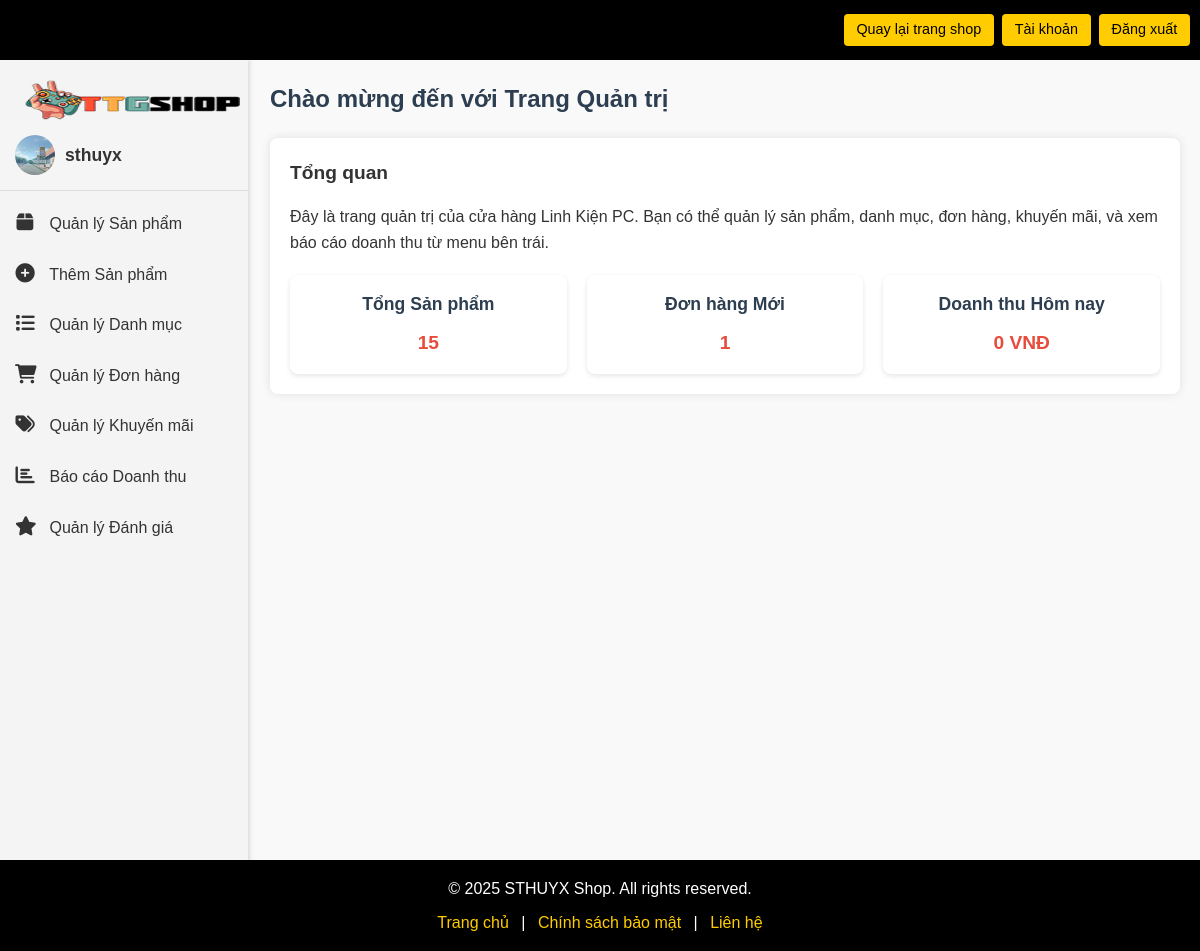
Screenshot of /admin/index.php (signed in) with the database file from the repository.
### tables this page shows
CREATE TABLE `users` (
  `id` int(11) NOT NULL,
  `username` varchar(255) NOT NULL,
  `email` varchar(255) NOT NULL,
  `full_name` varchar(100) DEFAULT NULL,
  `address` varchar(255) DEFAULT NULL,
  `phone` varchar(15) DEFAULT NULL,
  `password` varchar(255) NOT NULL,
  `is_admin` tinyint(1) DEFAULT 0,
  `created_at` timestamp NOT NULL DEFAULT current_timestamp(),
  `sthuyx` tinyint(1) DEFAULT 0,
  `avatar` varchar(255) DEFAULT NULL
);

### admin/index.php (the view, shortened to what this page needs)
<?php
include 'check_admin.php';
$user_id = $_SESSION['user_id'];
$stmt = $conn->prepare("SELECT username, avatar FROM users WHERE id = ?");
$stmt->bind_param("i", $user_id);
$stmt->execute();
$result = $stmt->get_result();
$user = $result->fetch_assoc();
$avatar = $user['avatar'] ? "../uploads/avatars/{$user['avatar']}" : "../images/default_avatar.png";
$username = $user['username'] ?? 'Người dùng';
$stmt = $conn->prepare("SELECT COUNT(*) as total_products FROM products");
$stmt->execute();
$result = $stmt->get_result();
$row = $result->fetch_assoc();
$total_products = $row['total_products'];
$stmt = $conn->prepare("SELECT COUNT(*) as new_orders FROM orders WHERE status = 'pending'");
$stmt->execute();
$result = $stmt->get_result();
$row = $result->fetch_assoc();
$new_orders = $row['new_orders'];
$today = date('Y-m-d');
$stmt = $conn->prepare("SELECT SUM(total) as daily_revenue FROM orders WHERE status = 'completed' AND DATE(created_at) = ?");
$stmt->bind_param("s", $today);
$stmt->execute();
$result = $stmt->get_result();
$row = $result->fetch_assoc();
$daily_revenue = $row['daily_revenue'] ?? 0;
$daily_revenue_formatted = number_format($daily_revenue, 0, ',', '.') . ' VNĐ';
include 'header_footer/header.php';
?>
<link rel="stylesheet" href="css/admin.css">
<link rel="stylesheet" href="css/style.css">
<div class="admin-wrapper">
    <div class="admin-sidebar">
        <div class="logo">
            <a href="index.php">
                <img src="../images/logo.png" alt="STHUYX Shop Logo" width="150">
            </a>
        </div>
        <div class="sidebar-menu">
            <div class="user-profile">
                <img src="<?php echo htmlspecialchars($avatar); ?>" alt="Avatar" class="user-avatar">
                <span class="username"><?php echo htmlspecialchars($username); ?></span>
            </div>
            <ul>
                <li><a href="manage_products.php"><i class="fas fa-box"></i> Quản lý Sản phẩm</a></li>
                <li><a href="add_product.php"><i class="fas fa-plus-circle"></i> Thêm Sản phẩm</a></li>
                <li><a href="manage_categories.php"><i class="fas fa-list"></i> Quản lý Danh mục</a></li>
                <li><a href="manage_orders.php"><i class="fas fa-shopping-cart"></i> Quản lý Đơn hàng</a></li>
                <li><a href="manage_promotions.php"><i class="fas fa-tags"></i> Quản lý Khuyến mãi</a></li>
                <li><a href="report_sales.php"><i class="fas fa-chart-bar"></i> Báo cáo Doanh thu</a></li>
                <li><a href="manage_reviews.php"><i class="fas fa-star"></i> Quản lý Đánh giá</a></li>
            </ul>
        </div>
    </div>
    <div class="admin-content">
        <div class="content-header">
            <h2>Chào mừng đến với Trang Quản trị</h2>
        </div>
        <div class="table-container">
            <h3>Tổng quan</h3>
            <p>Đây là trang quản trị của cửa hàng Linh Kiện PC. Bạn có thể quản lý sản phẩm, danh mục, đơn hàng, khuyến mãi, và xem báo cáo doanh thu từ menu bên trái.</p>
            <div class="dashboard-stats">
                <div class="stat-box">
                    <h4>Tổng Sản phẩm</h4>
                    <p><?php echo htmlspecialchars($total_products); ?></p>
                </div>
                <div class="stat-box">
                    <h4>Đơn hàng Mới</h4>
                    <p><?php echo htmlspecialchars($new_orders); ?></p>
                </div>
                <div class="stat-box">
                    <h4>Doanh thu Hôm nay</h4>
                    <p><?php echo htmlspecialchars($daily_revenue_formatted); ?></p>
                </div>
            </div>
        </div>
    </div>
</div>
<?php include '../templates/footer.php'; ?>

### admin/css/style.css (style rules this page uses)
* { margin: 0; padding: 0; box-sizing: border-box; font-family: Arial, sans-serif; }
body { background-color: #f4f4f4; color: #333; line-height: 1.6; }
.logo img { vertical-align: middle; max-height: 40px; margin-right: 0.5rem; width: 240px; }

### admin/css/admin.css (style rules this page uses)
* { margin: 0; padding: 0; box-sizing: border-box; }
body { font-family: Arial, sans-serif; line-height: 1.6; background-color: #f4f4f4; }
.admin-wrapper { display: flex; min-height: 100vh; }
.admin-sidebar { color: #fff; padding: 20px 0; position: fixed; left: 0; height: 100%; box-shadow: 2px 0 5px rgba(0, 0, 0, 0.1); transition: width 0.3s ease; z-index: 900; }
.sidebar-menu { list-style: none; }
.sidebar-menu li { margin-bottom: 5px; }
.sidebar-menu li a { color: #bdc3c7; text-decoration: none; font-size: 1rem; display: flex; align-items: center; padding: 12px 20px; transition: all 0.3s ease; border-radius: 4px; }
.sidebar-menu li a i { margin-right: 10px; font-size: 1.2rem; width: 20px; text-align: center; }
.admin-content { margin-left: 250px; flex-grow: 1; padding: 20px; background-color: #f9f9f9; min-height: calc(100vh - 60px); }
.content-header h2 { font-size: 1.5rem; color: #2c3e50; margin-bottom: 20px; }
.table-container { background-color: #fff; padding: 20px; border-radius: 8px; box-shadow: 0 0 10px rgba(0, 0, 0, 0.1); }
.table-container h3 { margin-bottom: 15px; color: #333; font-size: 1.2rem; }
.dashboard-stats { display: flex; gap: 20px; margin-top: 20px; }
.stat-box { flex: 1; background-color: #fff; padding: 15px; border-radius: 8px; box-shadow: 0 2px 5px rgba(0, 0, 0, 0.1); text-align: center; transition: transform 0.3s ease, box-shadow 0.3s ease; animation: fadeInUp 0.5s ease forwards; opacity: 0; }
.stat-box:nth-child(1) { animation-delay: 0.1s; }
.stat-box:nth-child(2) { animation-delay: 0.3s; }
.stat-box:nth-child(3) { animation-delay: 0.5s; }
.stat-box h4 { font-size: 1.1rem; color: #2c3e50; margin-bottom: 10px; }
.stat-box p { font-size: 1.2rem; font-weight: bold; color: #e74c3c; }
.user-profile { display: flex; align-items: center; padding: 15px; border-bottom: 1px solid #ddd; background-color: #f5f5f5; }
.user-avatar { width: 40px; height: 40px; border-radius: 50%; margin-right: 10px; object-fit: cover; }
.username { font-size: 1.1rem; font-weight: bold; color: #333; }
.sidebar-menu ul { margin-top: 10px; }
.sidebar-menu ul li { list-style: none; }
.sidebar-menu ul li a { display: block; padding: 10px 15px; color: #333; text-decoration: none; transition: background-color 0.3s; }

### rows the page displays
users: avatar (picture), username "sthuyx"

### other values shown
$total_products "15"
$new_orders "1"
$daily_revenue_formatted "0 VNĐ"
